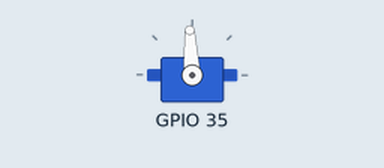
The program below on a simulated ESP32-S3. Parts: servo. Servo pulses on a pin are drawn as a servo (544–2400 µs = 0–180°).

Above: at 0.05 s.
At 3.0 s:
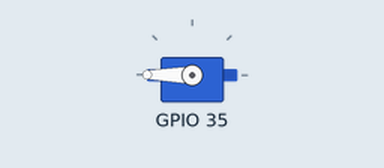
At 6.0 s:
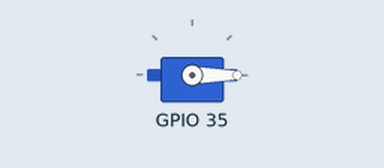
Timing chart, 0 to 7.8 s (numbered marks = the images above):
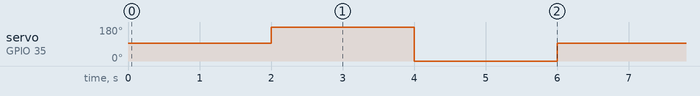

Measured:
- by itself, servo on GPIO 35: repeats every 6.0 s: 0° 2.0 s, 93° 2.0 s, 180° 2.0 s

The program:

main.cpp
```cpp
#include "../lib/esp_pwm.hpp"
#include "../lib/configs.hpp"
#include "freertos/FreeRTOS.h"
#include "freertos/task.h"


void test_task(void *pvParameters)
{
    Pins* pin = (Pins*) pvParameters;

    ESP_PWM servo(LEDC_CHANNEL_0);
    servo.attach(pin->servo_motor);
    servo.start();

    while(true)
    {
        servo.set_angle(0);
        vTaskDelay(pdMS_TO_TICKS(2000));
        servo.set_angle(90);
        vTaskDelay(pdMS_TO_TICKS(2000));
        servo.set_angle(-90);
        vTaskDelay(pdMS_TO_TICKS(2000));
    }
}

extern "C" void app_main()
{
    static Pins pin;
    pin.servo_motor = 35;

    xTaskCreatePinnedToCore(test_task,"test_task",2048, &pin,5,NULL,0);
}
```

esp_pwm.cpp
```cpp
#include "../lib/esp_pwm.hpp"

ESP_PWM::ESP_PWM(ledc_channel_t channel,ledc_timer_t timer,ledc_mode_t speed_mode)
{
    this->channel = channel;
    this->timer = timer;
    this->speed_mode = speed_mode;
}

bool ESP_PWM::attach(int pin, uint32_t freq, int resolution)
{
    this->pin = pin;
    this->freq = freq;
    this->resolution = resolution;
    this->duty = 0;

    max_duty = (1 << resolution) - 1;

    ledc_timer_config_t pwm_timer = {
        .speed_mode = speed_mode,
        .duty_resolution = (ledc_timer_bit_t) resolution,
        .timer_num = timer,
        .freq_hz = freq,
        .clk_cfg = LEDC_AUTO_CLK
    };

    ledc_timer_config(&pwm_timer);

    ledc_channel_config_t pwm_channel = {
        .gpio_num = pin,
        .speed_mode = speed_mode,
        .channel = channel,
        .intr_type = LEDC_INTR_DISABLE,
        .timer_sel = timer,
        .duty = 0,
        .hpoint = 0
    };

    ledc_channel_config(&pwm_channel);

    return true;
}

bool ESP_PWM::set_pulse_width(uint32_t pulse_us)
{
    uint32_t period_us = 1000000 / freq;

    this->duty = (pulse_us * max_duty) / period_us;

    return true;
}


/*
min_pulse = 500
max_pulse = 2500
center = 1500
*/
bool ESP_PWM::set_angle(int angle)
{
    if(angle < -90) angle = -90;
    if(angle > 90) angle = 90;

    uint32_t pulse = 1500 + angle * (2000.0 / 180.0);

    return set_pulse_width(pulse);
}

bool ESP_PWM::update()
{
    ledc_set_duty(speed_mode, channel, duty);
    ledc_update_duty(speed_mode, channel);
    return true;
}

void ESP_PWM::servo_task(void *pvParameters)
{
    ESP_PWM* servo = (ESP_PWM*) pvParameters;

    while(true)
    {
        servo->update();
        vTaskDelay(pdMS_TO_TICKS(20)); // 50Hz
    }
}

void ESP_PWM::start(int core)
{
    xTaskCreatePinnedToCore(
        servo_task,
        "servo_task",
        2048,
        this,
        5,
        &task_handle,
        core
    );
}
```
